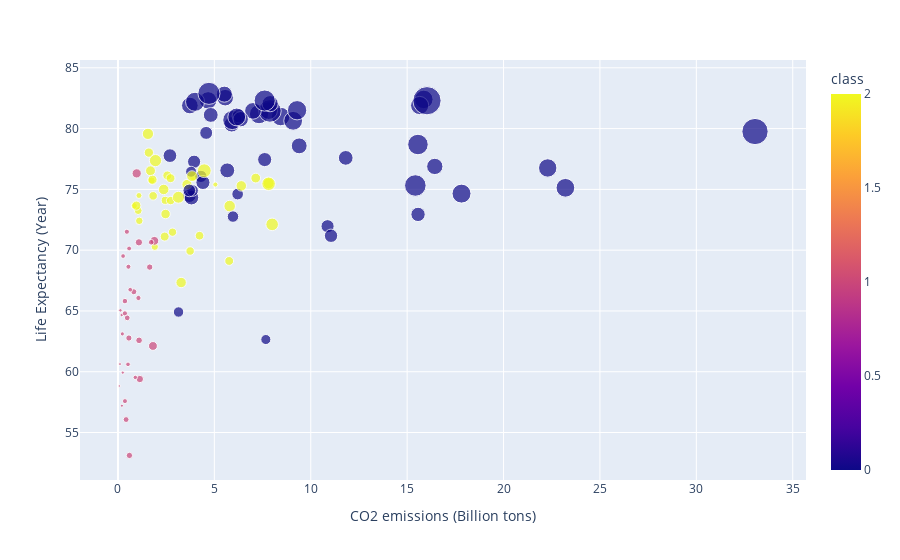

Here is the notebook cell this chart was saved with:
### Code cell
import plotly.express as px
fig = px.scatter(df, x = 'CO2 emissions (Billion tons)', y ='Life Expectancy (Year)',
                    size ='GDP per capita ($)' , color = 'class')
fig.show()
